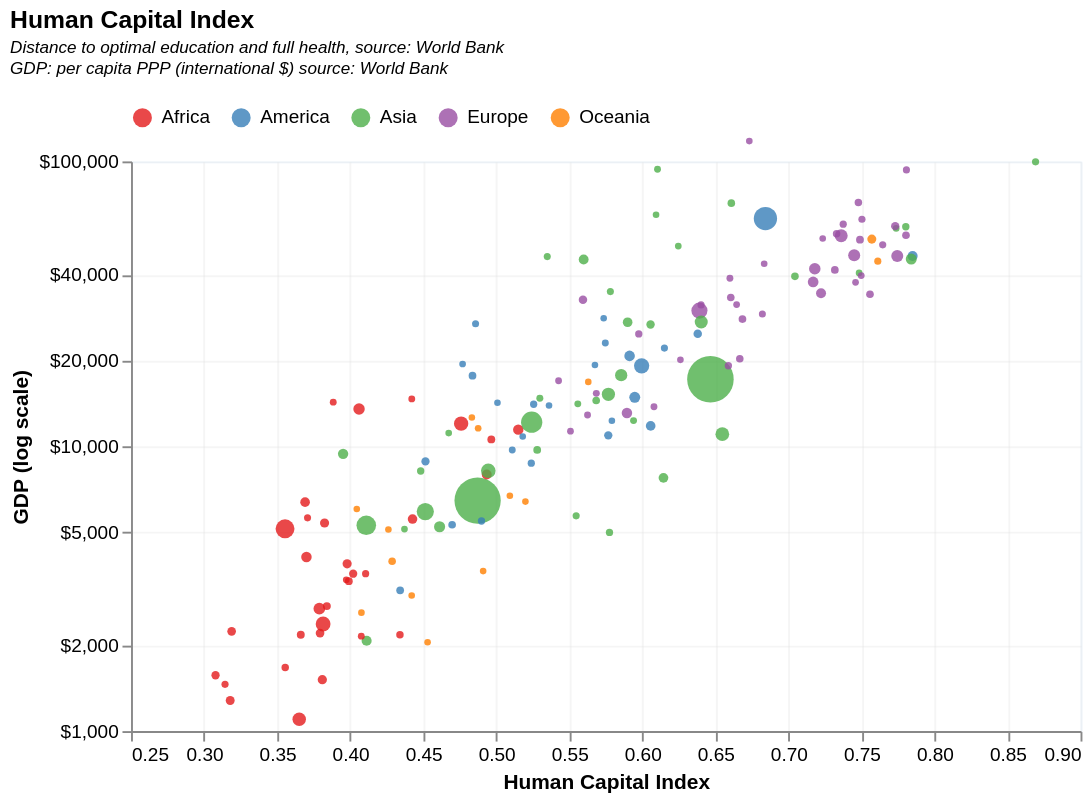

Source (Vega-Lite JSON):
### Vega-Lite specification from a JSON file in a GitHub repository (floating-point values rounded to 4 significant figures; data arrays with more than 128 entries replaced by an {"elided": "..."} marker saying what was removed)
{"$schema": "https://vega.github.io/schema/vega-lite/v5.json", "description": "https://www.worldbank.org/en/publication/human-capital. ", "title": {"text": "Human Capital Index", "subtitle": ["Distance to optimal education and full health, source: World Bank", "GDP: per capita PPP (international $) source: World Bank", ""], "subtitleFontStyle": "italic", "subtitleFontSize": 9, "anchor": "start", "color": "black"}, "data": {"values": {"elided": "174 records"}}, "transform": [{"filter": "datum['Human Capital Index'] > 0"}, {"filter": "datum['GDP per capita (PPP)'] > 1000"}], "mark": {"type": "circle", "size": 150, "opacity": 0.8}, "height": 300, "width": 500, "view": {"stroke": "aliceblue"}, "encoding": {"y": {"field": "GDP per capita (PPP)", "type": "quantitative", "title": "GDP (log scale)", "scale": {"type": "log", "domain": [1000, 100000]}, "axis": {"values": [1000, 2000, 5000, 10000, 20000, 40000, 100000], "format": "$,", "gridOpacity": 0.3}}, "x": {"field": "Human Capital Index", "type": "quantitative", "title": "Human Capital Index", "scale": {"domain": [0.25, 0.9]}, "axis": {"gridOpacity": 0.3}}, "color": {"field": "Continent", "type": "nominal", "scale": {"scheme": "set1"}, "legend": {"orient": "top"}, "title": null}, "size": {"field": "Population", "type": "quantitative", "scale": {"range": [12, 600]}, "legend": null}, "tooltip": [{"field": "Country"}, {"field": "Human Capital Index", "type": "quantitative", "format": ".3"}, {"field": "Population", "format": ",d"}, {"field": "GDP per capita (PPP)", "title": "GDP per capita", "format": "$,d"}]}}
